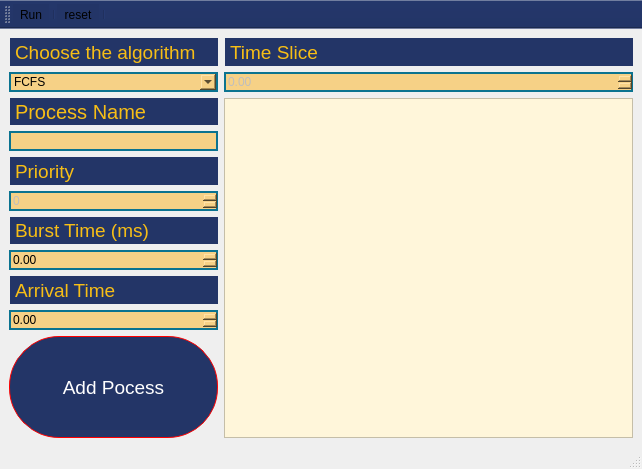
<?xml version="1.0" encoding="UTF-8"?>
<ui version="4.0">
 <class>MainWindow</class>
 <widget class="QMainWindow" name="MainWindow">
  <property name="geometry">
   <rect>
    <x>0</x>
    <y>0</y>
    <width>642</width>
    <height>469</height>
   </rect>
  </property>
  <property name="windowTitle">
   <string>MainWindow</string>
  </property>
  <property name="autoFillBackground">
   <bool>false</bool>
  </property>
  <property name="styleSheet">
   <string notr="true"/>
  </property>
  <widget class="QWidget" name="centralwidget">
   <layout class="QGridLayout" name="gridLayout">
    <item row="2" column="0" colspan="2">
     <layout class="QVBoxLayout" name="verticalLayout_6">
      <item>
       <widget class="QLabel" name="label_2">
        <property name="styleSheet">
         <string notr="true">background-color: #233567;
font-size: 19px;
font-style: blod ;
color: #F7BE16;
margin-left: 1px;</string>
        </property>
        <property name="text">
         <string>Priority</string>
        </property>
       </widget>
      </item>
      <item>
       <widget class="QSpinBox" name="spinBox_priority">
        <property name="enabled">
         <bool>false</bool>
        </property>
        <property name="styleSheet">
         <string notr="true">border-width: 2px;
border-style: solid;
border-color: rgb(11, 115, 144);
background-color: #F6D186;

</string>
        </property>
       </widget>
      </item>
     </layout>
    </item>
    <item row="0" column="2">
     <layout class="QVBoxLayout" name="verticalLayout_2">
      <item>
       <widget class="QLabel" name="label_3">
        <property name="styleSheet">
         <string notr="true">background-color: #233567;
font-size: 19px;
font-style: blod ;
color: #F7BE16;
margin-left: 1px;</string>
        </property>
        <property name="text">
         <string>Time Slice</string>
        </property>
       </widget>
      </item>
      <item>
       <widget class="QDoubleSpinBox" name="doubleSpinBox_time_slice">
        <property name="enabled">
         <bool>false</bool>
        </property>
        <property name="styleSheet">
         <string notr="true">border-width: 2px;
border-style: solid;
border-color: rgb(11, 115, 144);
background-color: #F6D186;

</string>
        </property>
       </widget>
      </item>
     </layout>
    </item>
    <item row="3" column="0" colspan="2">
     <layout class="QVBoxLayout" name="verticalLayout_4">
      <item>
       <widget class="QLabel" name="label_4">
        <property name="styleSheet">
         <string notr="true">background-color: #233567;
font-size: 19px;
font-style: blod ;
color: #F7BE16;
margin-left: 1px;</string>
        </property>
        <property name="text">
         <string>Burst Time (ms)</string>
        </property>
       </widget>
      </item>
      <item>
       <widget class="QDoubleSpinBox" name="doubleSpinBox_Burst_Time_burst">
        <property name="styleSheet">
         <string notr="true">border-width: 2px;
border-style: solid;
border-color: rgb(11, 115, 144);
background-color: #F6D186;

</string>
        </property>
       </widget>
      </item>
     </layout>
    </item>
    <item row="4" column="0" colspan="2">
     <layout class="QVBoxLayout" name="verticalLayout_5">
      <item>
       <widget class="QLabel" name="label_5">
        <property name="styleSheet">
         <string notr="true">background-color: #233567;
font-size: 19px;
font-style: blod ;
color: #F7BE16;
margin-left: 1px;</string>
        </property>
        <property name="text">
         <string>Arrival Time</string>
        </property>
       </widget>
      </item>
      <item>
       <widget class="QDoubleSpinBox" name="doubleSpinBox_Arrival_Time_Arrival">
        <property name="styleSheet">
         <string notr="true">border-width: 2px;
border-style: solid;
border-color: rgb(11, 115, 144);
background-color: #F6D186;

</string>
        </property>
       </widget>
      </item>
     </layout>
    </item>
    <item row="1" column="2" rowspan="5">
     <layout class="QVBoxLayout" name="verticalLayout_7">
      <item>
       <widget class="QTextEdit" name="textEdit_process">
        <property name="styleSheet">
         <string notr="true">background-color : #fff6da;</string>
        </property>
        <property name="html">
         <string>&lt;!DOCTYPE HTML PUBLIC &quot;-//W3C//DTD HTML 4.0//EN&quot; &quot;http://www.w3.org/TR/REC-html40/strict.dtd&quot;&gt;
&lt;html&gt;&lt;head&gt;&lt;meta name=&quot;qrichtext&quot; content=&quot;1&quot; /&gt;&lt;style type=&quot;text/css&quot;&gt;
p, li { white-space: pre-wrap; }
&lt;/style&gt;&lt;/head&gt;&lt;body style=&quot; font-family:'MS Shell Dlg 2'; font-size:8.25pt; font-weight:400; font-style:normal;&quot;&gt;
&lt;p style=&quot;-qt-paragraph-type:empty; margin-top:0px; margin-bottom:0px; margin-left:0px; margin-right:0px; -qt-block-indent:0; text-indent:0px;&quot;&gt;&lt;br /&gt;&lt;/p&gt;&lt;/body&gt;&lt;/html&gt;</string>
        </property>
       </widget>
      </item>
     </layout>
    </item>
    <item row="1" column="0" colspan="2">
     <layout class="QVBoxLayout" name="verticalLayout_3">
      <item>
       <widget class="QLabel" name="label_6">
        <property name="styleSheet">
         <string notr="true">background-color: #233567;
font-size: 20px;
font-style: blod ;
color: #F7BE16;
margin-left: 1px;</string>
        </property>
        <property name="text">
         <string>Process Name</string>
        </property>
       </widget>
      </item>
      <item>
       <widget class="QLineEdit" name="lineEdit_Process_Name">
        <property name="styleSheet">
         <string notr="true">border-width: 2px;
border-style: solid;
border-color: rgb(11, 115, 144);
background-color: #F6D186;

</string>
        </property>
       </widget>
      </item>
     </layout>
    </item>
    <item row="0" column="0" colspan="2">
     <layout class="QVBoxLayout" name="verticalLayout">
      <item>
       <widget class="QLabel" name="label">
        <property name="styleSheet">
         <string notr="true">background-color: #233567;
font-size: 19px;
font-style: blod ;
color: #F7BE16;
margin-left: 1px;
</string>
        </property>
        <property name="text">
         <string>Choose the algorithm</string>
        </property>
       </widget>
      </item>
      <item>
       <widget class="QComboBox" name="comboBox">
        <property name="styleSheet">
         <string notr="true">border-width: 2px;
border-style: solid;
border-color: rgb(11, 115, 144);
background-color: #F6D186;

</string>
        </property>
        <item>
         <property name="text">
          <string>FCFS</string>
         </property>
        </item>
        <item>
         <property name="text">
          <string>Round Robin</string>
         </property>
        </item>
        <item>
         <property name="text">
          <string>Priority Pre-emptive</string>
         </property>
        </item>
        <item>
         <property name="text">
          <string>Priority Non Pre-emptive</string>
         </property>
        </item>
        <item>
         <property name="text">
          <string>Shortest Job First Pre-emptive</string>
         </property>
        </item>
        <item>
         <property name="text">
          <string>Shortest Job First non Pre-emptive</string>
         </property>
        </item>
       </widget>
      </item>
     </layout>
    </item>
    <item row="5" column="0" colspan="2">
     <widget class="QPushButton" name="pushButton_add_process">
      <property name="enabled">
       <bool>true</bool>
      </property>
      <property name="minimumSize">
       <size>
        <width>102</width>
        <height>102</height>
       </size>
      </property>
      <property name="maximumSize">
       <size>
        <width>1002</width>
        <height>102</height>
       </size>
      </property>
      <property name="tabletTracking">
       <bool>false</bool>
      </property>
      <property name="layoutDirection">
       <enum>Qt::LeftToRight</enum>
      </property>
      <property name="styleSheet">
       <string notr="true"> border-style: solid;
 border-width:1px;
 border-radius: 50px;
 border-color: red;
 max-width: 1000px;
 max-height: 100px;
 min-width: 100px;
 min-height: 100px;
color: #FFFFFF;
background-color: #233567;
font-size: 19px;
font-style: blod ;</string>
      </property>
      <property name="text">
       <string>Add Pocess</string>
      </property>
      <property name="iconSize">
       <size>
        <width>16</width>
        <height>16</height>
       </size>
      </property>
     </widget>
    </item>
   </layout>
  </widget>
  <widget class="QStatusBar" name="statusbar"/>
  <widget class="QToolBar" name="toolBar">
   <property name="windowTitle">
    <string>toolBar</string>
   </property>
   <property name="styleSheet">
    <string notr="true">background-color: #233567;</string>
   </property>
   <attribute name="toolBarArea">
    <enum>TopToolBarArea</enum>
   </attribute>
   <attribute name="toolBarBreak">
    <bool>false</bool>
   </attribute>
   <addaction name="actionRun"/>
   <addaction name="separator"/>
   <addaction name="actionreset"/>
   <addaction name="separator"/>
  </widget>
  <action name="actionRun">
   <property name="icon">
    <iconset resource="Resource.qrc">
     <normaloff>:/new/prefix1/C:/Users/compuland/Downloads/download.png</normaloff>:/new/prefix1/C:/Users/compuland/Downloads/download.png</iconset>
   </property>
   <property name="text">
    <string>Run</string>
   </property>
  </action>
  <action name="actionreset">
   <property name="icon">
    <iconset resource="Resource.qrc">
     <normaloff>:/new/prefix1/C:/Users/compuland/Downloads/recurring-appointment.png</normaloff>:/new/prefix1/C:/Users/compuland/Downloads/recurring-appointment.png</iconset>
   </property>
   <property name="text">
    <string>reset</string>
   </property>
  </action>
 </widget>
 <resources>
  <include location="Resource.qrc"/>
 </resources>
 <connections/>
</ui>
